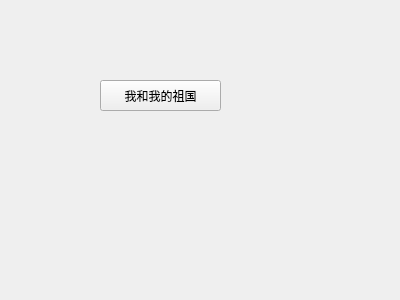
<?xml version="1.0" encoding="UTF-8"?>
<ui version="4.0">
 <class>Form</class>
 <widget class="QWidget" name="Form">
  <property name="geometry">
   <rect>
    <x>0</x>
    <y>0</y>
    <width>400</width>
    <height>300</height>
   </rect>
  </property>
  <property name="windowTitle">
   <string>TITLE</string>
  </property>
  <widget class="QToolButton" name="toolButton">
   <property name="geometry">
    <rect>
     <x>100</x>
     <y>80</y>
     <width>121</width>
     <height>31</height>
    </rect>
   </property>
   <property name="text">
    <string>我和我的祖国</string>
   </property>
  </widget>
 </widget>
 <resources/>
 <connections/>
</ui>
